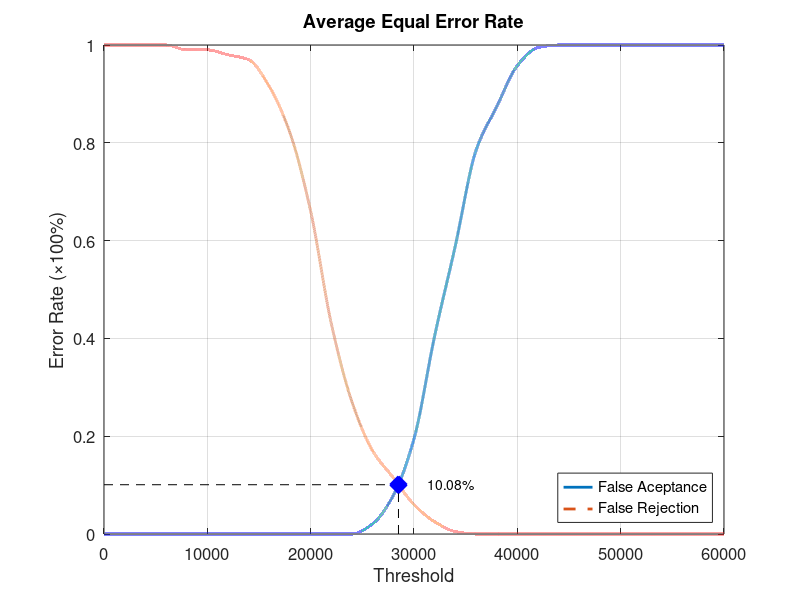
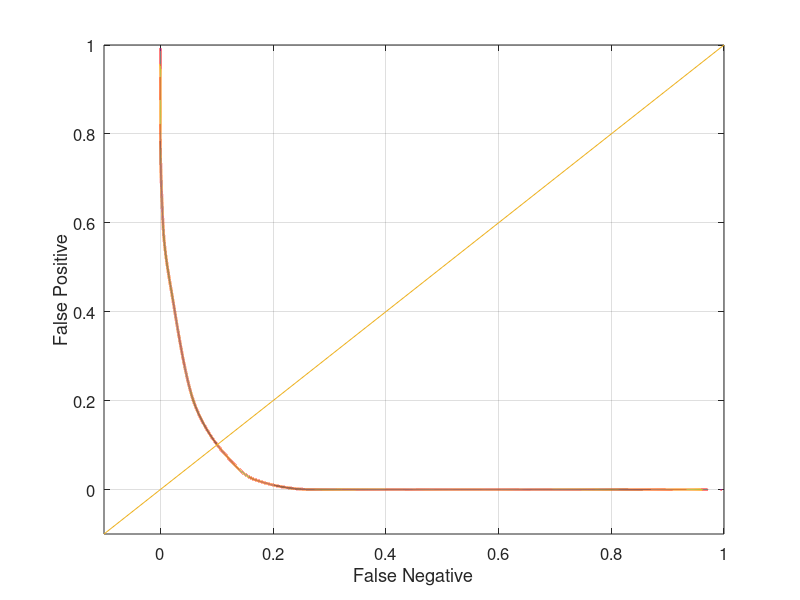

MATLAB code for these plots, in order:
function yEER = Database5_1
close all;
clear;
clc;
x = 0:2000:60000;
xq = 0:0.5:60000;

y0 = [0 0 0 0 0 0 0 0 0 0 0 0 0 0.0210526 0.0789474 0.194737 0.405263 0.589474 0.784211 0.873684 0.957895 0.994737 1 1 1 1 1 1 1 1 1];
yy0 = interp1(x, y0, xq, 'pchip');
y1 = [1 1 1 1 0.99 0.99 0.98 0.97 0.915 0.82 0.66 0.43 0.27 0.17 0.115 0.06 0.025 0.005 0 0 0 0 0 0 0 0 0 0 0 0 0];
yy1 = interp1(x, y1, xq, 'pchip');

% Calculating EER: 
y2 = abs(y0 - y1);
find(y2 == min(y2))
yy2 = abs(yy0 - yy1);
xEER = find(yy2 == min(yy2));
xEERIndex = xq(xEER) % X-axis EER
yEER = yy0(xEER) % Y-axis EER

main = figure
plot(xq, yy0,'-','LineWidth', 2);	hold on
plot(xq, yy1,'--','LineWidth', 2);	hold on
plot([xEERIndex xEERIndex], [0 yEER], 'k--');	hold on
plot([0 xEERIndex], [yEER yEER], 'k--');	hold on
plot(xEERIndex, yEER, 'bx', 'LineWidth', 10);	hold on
text(xEERIndex + 10 * xEERIndex / 100, yEER, [num2str(round((10000 * yEER)) / 100) '%'])
legend('False Aceptance', 'False Rejection', 'Location', 'SouthEast')
xlabel('Threshold')
ylabel('Error Rate (\times100%)')
title('Average Equal Error Rate')
set(gca, 'FontSize', 12)
axis([0 60000 0 1])
grid on

print(main, 'Database5_1Main', '-dpng');
FNRxFPR = figure('Color', [1 1 1]);
plot(yy1, yy0, '-', yy1, yy0, 'LineWidth', 2);
hold on
y = -0.1:0.1:1
plot(y, y); 
set(gca, 'FontSize', 12)
xlabel('False Negative')
ylabel('False Positive')
axis([-0.1 1 -0.1 1])
set(gca, 'FontSize', 12)
grid on

print(FNRxFPR, 'Database5_1FNRxFPR','-dpng');
end
